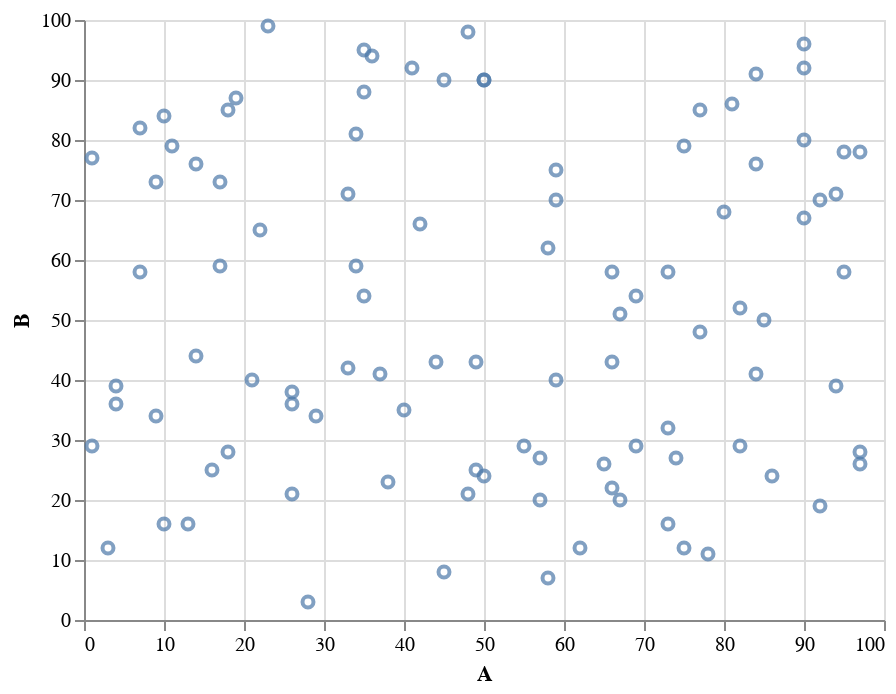

This figure's notebook cell:
### Code cell
import altair as alt
import pandas as pd
import numpy as np

#alt.renderers.enable('notebook')
# alt.renderers.enable('default')
# alt.renderers.enable('mimetype')
alt.renderers.enable('jupyterlab')

# This is a comment
(
  alt.Chart( pd.DataFrame(np.random.randint(0,100,size=(100, 4)), columns=list('ABCD')) )
  .mark_point()
  .encode(
    x='A',
    y='B'
  )
)

### Figure 1 — Vega-Lite specification as saved in the notebook (floating-point values rounded to 4 significant figures)
{"$schema": "https://vega.github.io/schema/vega-lite/v4.17.0.json", "config": {"view": {"continuousHeight": 300, "continuousWidth": 400}}, "data": {"name": "data-692a7ca965ae081153c04387db99c889"}, "datasets": {"data-692a7ca965ae081153c04387db99c889": [{"A": 84, "B": 41, "C": 95, "D": 9}, {"A": 55, "B": 29, "C": 94, "D": 12}, {"A": 44, "B": 43, "C": 54, "D": 28}, {"A": 1, "B": 77, "C": 3, "D": 71}, {"A": 23, "B": 99, "C": 93, "D": 97}, {"A": 57, "B": 20, "C": 29, "D": 24}, {"A": 35, "B": 88, "C": 34, "D": 66}, {"A": 50, "B": 90, "C": 1, "D": 39}, {"A": 14, "B": 76, "C": 77, "D": 74}, {"A": 45, "B": 8, "C": 68, "D": 22}, {"A": 33, "B": 71, "C": 46, "D": 36}, {"A": 29, "B": 34, "C": 93, "D": 92}, {"A": 58, "B": 62, "C": 45, "D": 33}, {"A": 36, "B": 94, "C": 20, "D": 60}, {"A": 59, "B": 70, "C": 71, "D": 18}, {"A": 97, "B": 78, "C": 86, "D": 64}, {"A": 81, "B": 86, "C": 47, "D": 28}, {"A": 90, "B": 80, "C": 42, "D": 90}, {"A": 80, "B": 68, "C": 42, "D": 99}, {"A": 94, "B": 71, "C": 64, "D": 84}, {"A": 35, "B": 95, "C": 72, "D": 31}, {"A": 95, "B": 58, "C": 21, "D": 35}, {"A": 9, "B": 34, "C": 83, "D": 41}, {"A": 11, "B": 79, "C": 58, "D": 96}, {"A": 66, "B": 58, "C": 85, "D": 6}, {"A": 57, "B": 27, "C": 81, "D": 12}, {"A": 34, "B": 59, "C": 12, "D": 12}, {"A": 50, "B": 24, "C": 67, "D": 83}, {"A": 45, "B": 90, "C": 77, "D": 3}, {"A": 18, "B": 28, "C": 67, "D": 18}, {"A": 18, "B": 85, "C": 28, "D": 44}, {"A": 49, "B": 25, "C": 88, "D": 88}, {"A": 97, "B": 26, "C": 92, "D": 62}, {"A": 3, "B": 12, "C": 36, "D": 16}, {"A": 82, "B": 52, "C": 91, "D": 75}, {"A": 10, "B": 84, "C": 57, "D": 50}, {"A": 92, "B": 19, "C": 75, "D": 92}, {"A": 34, "B": 81, "C": 87, "D": 51}, {"A": 26, "B": 21, "C": 97, "D": 62}, {"A": 67, "B": 20, "C": 37, "D": 35}, {"A": 26, "B": 38, "C": 59, "D": 44}, {"A": 77, "B": 48, "C": 48, "D": 54}, {"A": 48, "B": 21, "C": 5, "D": 4}, {"A": 17, "B": 59, "C": 33, "D": 22}, {"A": 58, "B": 7, "C": 37, "D": 39}, {"A": 66, "B": 43, "C": 73, "D": 47}, {"A": 7, "B": 82, "C": 67, "D": 51}, {"A": 28, "B": 3, "C": 18, "D": 23}, {"A": 75, "B": 79, "C": 68, "D": 85}, {"A": 17, "B": 73, "C": 34, "D": 76}, {"A": 73, "B": 58, "C": 14, "D": 36}, {"A": 41, "B": 92, "C": 34, "D": 15}, {"A": 59, "B": 40, "C": 90, "D": 22}, {"A": 42, "B": 66, "C": 26, "D": 34}, {"A": 74, "B": 27, "C": 23, "D": 15}, {"A": 33, "B": 42, "C": 38, "D": 48}, {"A": 95, "B": 78, "C": 12, "D": 71}, {"A": 38, "B": 23, "C": 51, "D": 15}, {"A": 90, "B": 96, "C": 88, "D": 13}, {"A": 50, "B": 90, "C": 95, "D": 65}, {"A": 37, "B": 41, "C": 90, "D": 95}, {"A": 19, "B": 87, "C": 81, "D": 2}, {"A": 62, "B": 12, "C": 10, "D": 14}, {"A": 14, "B": 44, "C": 75, "D": 59}, {"A": 94, "B": 39, "C": 69, "D": 26}, {"A": 73, "B": 16, "C": 52, "D": 8}, {"A": 35, "B": 54, "C": 6, "D": 30}, {"A": 66, "B": 22, "C": 20, "D": 39}, {"A": 4, "B": 39, "C": 14, "D": 23}, {"A": 49, "B": 43, "C": 90, "D": 37}, {"A": 7, "B": 58, "C": 17, "D": 99}, {"A": 75, "B": 12, "C": 86, "D": 80}, {"A": 84, "B": 76, "C": 4, "D": 49}, {"A": 82, "B": 29, "C": 26, "D": 3}, {"A": 67, "B": 51, "C": 0, "D": 66}, {"A": 26, "B": 36, "C": 58, "D": 8}, {"A": 92, "B": 70, "C": 43, "D": 31}, {"A": 85, "B": 50, "C": 3, "D": 3}, {"A": 13, "B": 16, "C": 18, "D": 44}, {"A": 97, "B": 28, "C": 56, "D": 82}, {"A": 90, "B": 67, "C": 48, "D": 27}, {"A": 65, "B": 26, "C": 44, "D": 43}, {"A": 21, "B": 40, "C": 23, "D": 90}, {"A": 4, "B": 36, "C": 97, "D": 55}, {"A": 22, "B": 65, "C": 32, "D": 57}, {"A": 90, "B": 92, "C": 82, "D": 85}, {"A": 59, "B": 75, "C": 45, "D": 62}, {"A": 77, "B": 85, "C": 20, "D": 72}, {"A": 78, "B": 11, "C": 89, "D": 57}, {"A": 48, "B": 98, "C": 63, "D": 26}, {"A": 73, "B": 32, "C": 85, "D": 49}, {"A": 10, "B": 16, "C": 32, "D": 90}, {"A": 1, "B": 29, "C": 28, "D": 74}, {"A": 86, "B": 24, "C": 85, "D": 6}, {"A": 84, "B": 91, "C": 68, "D": 70}, {"A": 16, "B": 25, "C": 97, "D": 2}, {"A": 69, "B": 54, "C": 48, "D": 90}, {"A": 9, "B": 73, "C": 91, "D": 17}, {"A": 40, "B": 35, "C": 79, "D": 8}, {"A": 69, "B": 29, "C": 66, "D": 31}]}, "encoding": {"x": {"field": "A", "type": "quantitative"}, "y": {"field": "B", "type": "quantitative"}}, "mark": "point"}
